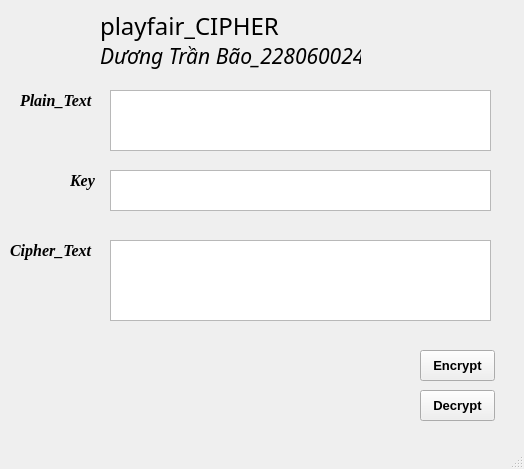
<?xml version="1.0" encoding="UTF-8"?>
<ui version="4.0">
 <class>MainWindow</class>
 <widget class="QMainWindow" name="MainWindow">
  <property name="geometry">
   <rect>
    <x>0</x>
    <y>0</y>
    <width>524</width>
    <height>469</height>
   </rect>
  </property>
  <property name="windowTitle">
   <string>MainWindow</string>
  </property>
  <widget class="QWidget" name="centralwidget">
   <widget class="QLabel" name="label_4">
    <property name="geometry">
     <rect>
      <x>70</x>
      <y>170</y>
      <width>31</width>
      <height>21</height>
     </rect>
    </property>
    <property name="font">
     <font>
      <family>Times New Roman</family>
      <pointsize>12</pointsize>
      <weight>75</weight>
      <italic>true</italic>
      <bold>true</bold>
     </font>
    </property>
    <property name="text">
     <string>Key</string>
    </property>
   </widget>
   <widget class="QLabel" name="label_2">
    <property name="geometry">
     <rect>
      <x>100</x>
      <y>40</y>
      <width>261</width>
      <height>31</height>
     </rect>
    </property>
    <property name="font">
     <font>
      <family>Bell MT</family>
      <pointsize>16</pointsize>
      <weight>50</weight>
      <italic>true</italic>
      <bold>false</bold>
     </font>
    </property>
    <property name="text">
     <string>Dương Trần Bão_2280600244</string>
    </property>
   </widget>
   <widget class="QLabel" name="label_5">
    <property name="geometry">
     <rect>
      <x>10</x>
      <y>240</y>
      <width>91</width>
      <height>21</height>
     </rect>
    </property>
    <property name="font">
     <font>
      <family>Times New Roman</family>
      <pointsize>12</pointsize>
      <weight>75</weight>
      <italic>true</italic>
      <bold>true</bold>
     </font>
    </property>
    <property name="text">
     <string>Cipher_Text</string>
    </property>
   </widget>
   <widget class="QPlainTextEdit" name="KEY">
    <property name="geometry">
     <rect>
      <x>110</x>
      <y>170</y>
      <width>381</width>
      <height>41</height>
     </rect>
    </property>
   </widget>
   <widget class="QLabel" name="label_3">
    <property name="geometry">
     <rect>
      <x>20</x>
      <y>90</y>
      <width>81</width>
      <height>21</height>
     </rect>
    </property>
    <property name="font">
     <font>
      <family>Times New Roman</family>
      <pointsize>12</pointsize>
      <weight>75</weight>
      <italic>true</italic>
      <bold>true</bold>
     </font>
    </property>
    <property name="text">
     <string>Plain_Text</string>
    </property>
   </widget>
   <widget class="QPushButton" name="butEN">
    <property name="geometry">
     <rect>
      <x>420</x>
      <y>350</y>
      <width>75</width>
      <height>31</height>
     </rect>
    </property>
    <property name="font">
     <font>
      <pointsize>10</pointsize>
      <weight>75</weight>
      <bold>true</bold>
     </font>
    </property>
    <property name="text">
     <string>Encrypt</string>
    </property>
   </widget>
   <widget class="QPushButton" name="butDE">
    <property name="geometry">
     <rect>
      <x>420</x>
      <y>390</y>
      <width>75</width>
      <height>31</height>
     </rect>
    </property>
    <property name="font">
     <font>
      <pointsize>10</pointsize>
      <weight>75</weight>
      <bold>true</bold>
     </font>
    </property>
    <property name="text">
     <string>Decrypt</string>
    </property>
   </widget>
   <widget class="QPlainTextEdit" name="CITEXT">
    <property name="geometry">
     <rect>
      <x>110</x>
      <y>240</y>
      <width>381</width>
      <height>81</height>
     </rect>
    </property>
   </widget>
   <widget class="QPlainTextEdit" name="PLTEXT">
    <property name="geometry">
     <rect>
      <x>110</x>
      <y>90</y>
      <width>381</width>
      <height>61</height>
     </rect>
    </property>
   </widget>
   <widget class="QLabel" name="label">
    <property name="geometry">
     <rect>
      <x>100</x>
      <y>0</y>
      <width>221</width>
      <height>51</height>
     </rect>
    </property>
    <property name="font">
     <font>
      <family>Showcard Gothic</family>
      <pointsize>18</pointsize>
     </font>
    </property>
    <property name="text">
     <string>playfair_CIPHER</string>
    </property>
   </widget>
  </widget>
  <widget class="QMenuBar" name="menubar">
   <property name="geometry">
    <rect>
     <x>0</x>
     <y>0</y>
     <width>524</width>
     <height>21</height>
    </rect>
   </property>
  </widget>
  <widget class="QStatusBar" name="statusbar"/>
 </widget>
 <resources/>
 <connections/>
</ui>
